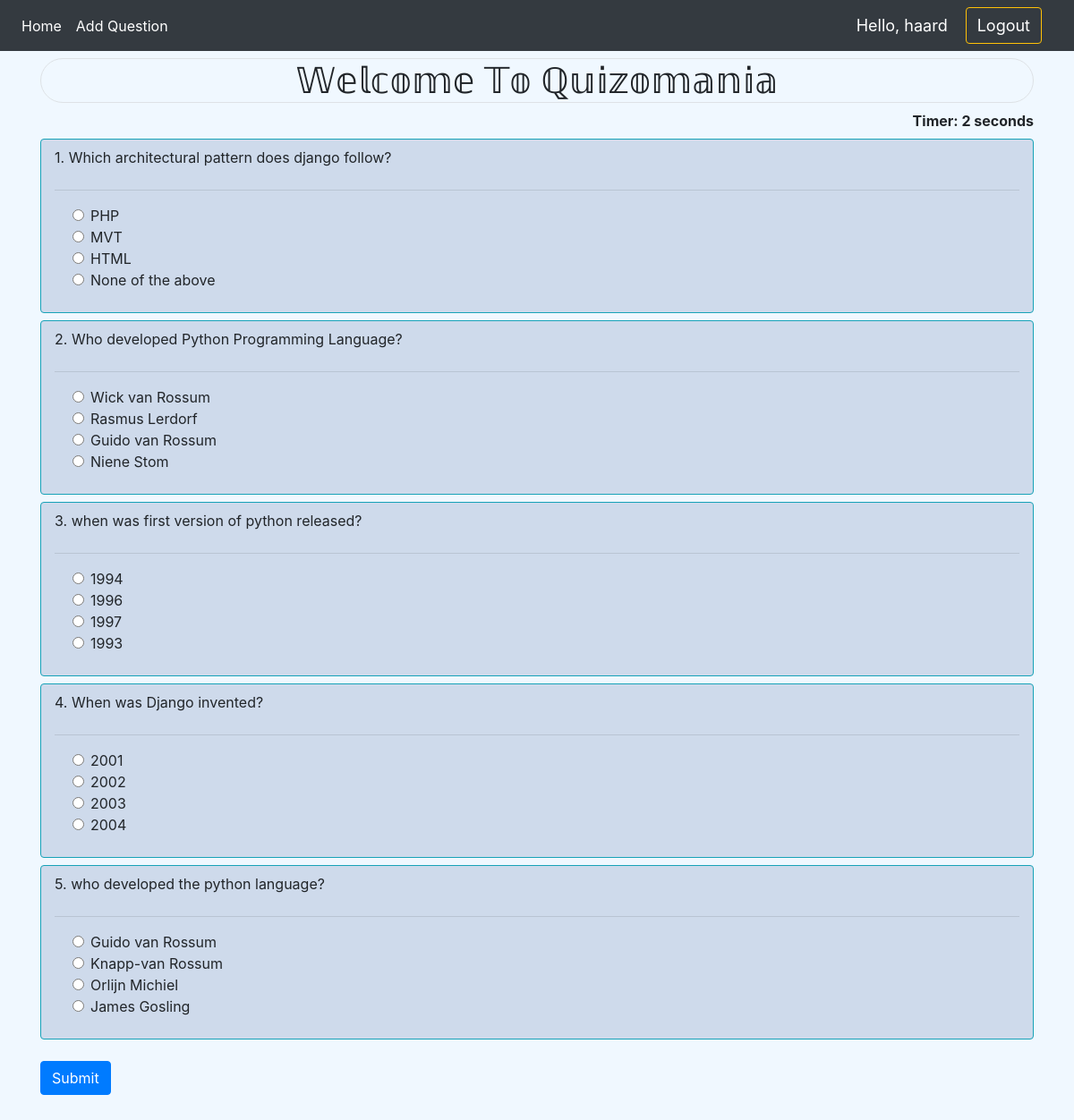
The page / (signed in) on the database its author committed.
### Quiz/models.py (models this page shows, shortened)
class QuesModel(models.Model):
    question = models.CharField(max_length=200,null=True)
    op1 = models.CharField(max_length=200,null=True)
    op2 = models.CharField(max_length=200,null=True)
    op3 = models.CharField(max_length=200,null=True)
    op4 = models.CharField(max_length=200,null=True)
    ans = models.CharField(max_length=200,null=True)

### Quiz/views.py (the view)
# urls.py: 2. Add a URL to urlpatterns:  path('', views.home, name='home')
def home(request):
    if request.user.is_authenticated:
        questions = QuesModel.objects.order_by('?')[:5]
        if request.method == "POST":
            print(request.POST)
            score = 0
            wrong = 0
            correct = 0
            total = 0
            for q in questions:
                total += 1
                print(request.POST.get(q.question))
                print(q.ans)
                print()
                if q.ans == request.POST.get(q.question):
                    score += 10
                    correct += 1
                else:
                    wrong += 1
            percent = score / (total * 10) * 100
            context = {
                "score": score,
                "time": request.POST.get("timer"),
                "correct": correct,
                "wrong": wrong,
                "percent": percent,
                "total": total,
            }
            return render(request, "Quiz/result.html", context)
        else:
            context = {"questions": questions}
            return render(request, "Quiz/quiz.html", context)
    else:
        return render(request,"Quiz/home.html")

### Quiz/templates/Quiz/quiz.html (shortened to what this page needs)
{% extends 'Quiz/dependencies.html' %}
{% block content %}
{% load static %}
<div class="container ">
    <h1 class="text-center  border rounded-pill mt-2">𝕎𝕖𝕝𝕔𝕠𝕞𝕖 𝕋𝕠 ℚ𝕦𝕚𝕫𝕠𝕞𝕒𝕟𝕚𝕒</h1>
    <div align="right " id="displaytimer"><b>Timer: 0 seconds</b></div>
    <form method='post' action=''>
        {% for q in questions%}
        <div class="container  bg-gradient border border-info rounded mt-2" style="background-color:rgb(206, 218, 235);">
            <div class="form-group">
                <label for="question" class="mt-2">{{ forloop.counter }}. {{q.question}}</label>
                <hr>
            </div>
            <div class="form-check">
                <div class="form-check">
                    <input class="form-check-input" type="radio" name="{{q.question}}" id="gridRadios1" value="option1">
                    <label class="form-check-label" for="gridRadios1">
                        {{q.op1}}
                    </label>
                </div>
                <div class="form-check">
                    <input class="form-check-input" type="radio" name="{{q.question}}" id="gridRadios2" value="option2">
                    <label class="form-check-label" for="gridRadios2">
                        {{q.op2}}
                    </label>
                </div>
                <div class="form-check">
                    <input class="form-check-input" type="radio" name="{{q.question}}" id="gridRadios1" value="option3">
                    <label class="form-check-label" for="gridRadios1">
                        {{q.op3}}
                    </label>
                </div>
                <div class="form-check">
                    <input class="form-check-input" type="radio" name="{{q.question}}" id="gridRadios2" value="option4">
                    <label class="form-check-label" for="gridRadios2">
                        {{q.op4}}
                    </label>
                </div>
                <br>
            </div>
        </div>
        {% endfor %}
        <br>
        <button type="submit" class="btn btn-primary">Submit</button>
    </form>
</div>
{% endblock %}

### Quiz/templates/Quiz/dependencies.html (shortened to what this page needs)
{% load static %}
<html>
    <head>
        <link rel="stylesheet" href="https://stackpath.bootstrapcdn.com/bootstrap/4.5.0/css/bootstrap.min.css">
    </head>
    <body style="background-color:aliceblue">
        {% include 'Quiz/navbar.html' %}
        {% block content %}
        {% endblock %}
        <br>
    </body>
</html>

### Quiz/templates/Quiz/navbar.html (shortened to what this page needs)
{% load static %}
<nav class="navbar navbar-expand-lg navbar-dark bg-dark">
  <div class="collapse navbar-collapse" id="navbarNav">
    <ul class="navbar-nav">
      <li class="nav-item active">
        <a class="nav-link" href="{% url 'home' %}">Home</a>
      </li>
        {% if request.user.is_staff %}
      <li class="nav-item active">
        <a class="nav-link" href="{% url 'addQuestion' %}">Add Question</a>
      </li>
      {% endif %}
    </ul>
  </div>
  {% if request.user.is_authenticated %}
  <span class="greet">Hello, {{request.user}}</span>
  <span><a class="greet btn btn-outline-warning" href="{% url 'logout' %}">Logout</a></span>
  {% else %}
  <span><a class="greet btn btn-outline-success" href="{% url 'login' %}">Login</a></span>
  {% endif %}
</nav>

### Quiz/templates/Quiz/navbar.html (style rules this page uses)
.greet { font-size: 18px; color: #fff; margin-right: 20px; }

### rows shown on the page
QuesModel: question "Which architectural pattern does django follow?", op1 "PHP", op2 "MVT", op3 "HTML", op4 "None of the above"
QuesModel: question "Who developed Python Programming Language?", op1 "Wick van Rossum", op2 "Rasmus Lerdorf", op3 "Guido van Rossum", op4 "Niene Stom"
QuesModel: question "when was first version of python released?", op1 "1994", op2 "1996", op3 "1997", op4 "1993"
QuesModel: question "When was Django invented?", op1 "2001", op2 "2002", op3 "2003", op4 "2004"
QuesModel: question "who developed the python language?", op1 "Guido van Rossum", op2 "Knapp-van Rossum", op3 "Orlijn Michiel", op4 "James Gosling"

### other values the page prints
{{ request.user }} "haard"
